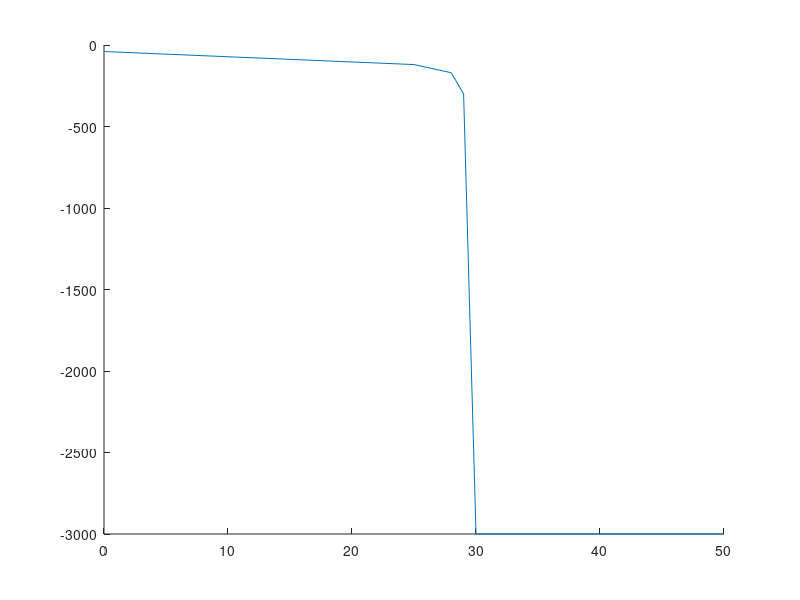

Write MATLAB code to recreate this figure.
figure;


line([0 25], [-40 -120]);
line([25 28], [-120 -170]);
line([28 29], [-170,-300]);
line([29,30], [-300,-3000]);
line([30,50], [-3000,-3000]);

